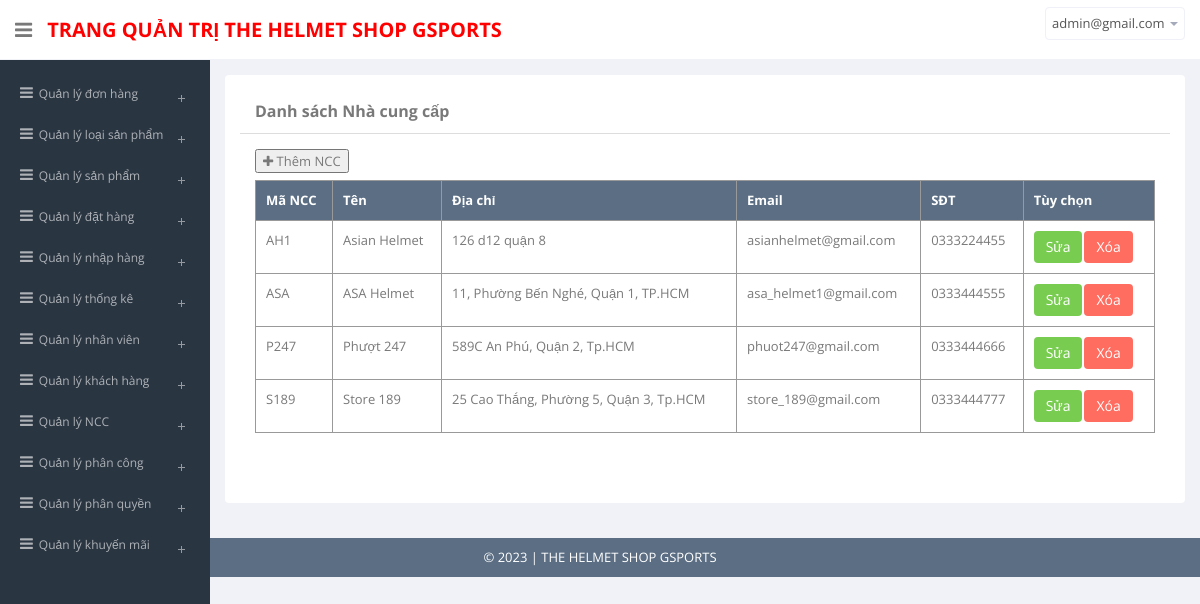
Screenshot of /admin/views/suppliers.php (signed in) with the database file from the repository.
### tables this page shows
CREATE TABLE `suppliers` (
  `supp_code` varchar(20) NOT NULL,
  `name` varchar(50) NOT NULL,
  `address` varchar(100) NOT NULL,
  `email` varchar(50) NOT NULL,
  `phone` varchar(10) NOT NULL,
  `status` int(1) NOT NULL COMMENT '1: chưa xóa, 0: xóa'
);

### admin/model/BaseModel.php (called while the page is built, shortened)
<?php
class BaseModel{
    public $db;
    function __construct(){
        try{
            $this->db = new PDO('mysql:host=127.0.0.1:3306;dbname=helmet_shop','root','');
            $this->db->exec('SET NAMES UTF8');
        } catch(PDOException $e){
            echo "Lỗi: ".$e->getMessage();
            die;
        }
    }
    function setStatement($sql,$value = []){
        $stmt = $this->db->prepare($sql);
        return $stmt;
    }
    function loadMoreRows($sql,$value=[]){
        $stmt = $this->setStatement($sql,$value);
        $check = $stmt->execute();
        return $stmt->fetchAll(PDO::FETCH_OBJ);
    }
}
?>

### admin/model/UserModel.php (called while the page is built, shortened)
<?php
	include_once('..\model\BaseModel.php');
	class UserModel extends BaseModel {
		function getSuppliers() {
			$sql="SELECT * FROM suppliers";
			return  $this->loadMoreRows($sql);
        }
	}
?>

### admin/views/suppliers.php (the view, shortened to what this page needs)
<?php
include_once('..\model\UserModel.php');
$model=new UserModel;
$suppliers=$model->getSuppliers();
?>
<head>
    <?php include_once('..\views\common.php'); ?>
</head>
<body>
    <section id="container">
	<?php include_once('header.php')?>
	<?php if(isset($_SESSION['login_email'])) include_once('menu.php'); ?>
	<section id="main-content">
	<section class="wrapper">
    <div class="panel panel-body">
        <section class="content">
            <div class="panel panel-default">
				<div class="panel-heading">
					<b>Danh sách Nhà cung cấp</b>
				</div>
				<div class="panel-body">
				<button id='btnAddSupplier'><i class="fa fa-plus"></i> Thêm NCC</button><br/>
				<?php
					echo "<table class='table table-bordered table-hover'>";
					echo "<thead>";
					echo "<tr>";
					echo "<th>Mã NCC</th>";
					echo "<th>Tên</th>";
					echo "<th>Địa chỉ</th>";
					echo "<th>Email</th>";
					echo "<th>SĐT</th>";
					echo "<th>Tùy chọn</th>";
					echo "</tr>";
					echo "</thead>";
					foreach ($suppliers as $s) {
						echo "<tr>";
						echo "<td>".$s->supp_code."</td>";
						echo "<td>".$s->name."</td>";
						echo "<td>".$s->address."</td>";
						echo "<td>".$s->email."</td>";
						echo "<td>".$s->phone."</td>";
						echo "<td><span class='optionButtons'>";
						echo "<button class='btn btn-success btnEdit' supp_code='$s->supp_code' name='$s->name' address='$s->address' email='$s->email' phone='$s->phone'>Sửa</button>";
						echo "<button supp_code='$s->supp_code' name='$s->name' class='btn btn-danger btnDelete'>Xóa</button>";
						echo "</span></td>";
						echo "</tr>";
					}
					echo "</table>";
				?>
				</div>
            </div>
        </section>
    </div>
</section>
</section>
<?php include_once('footer.php'); ?>
</section>
</body>
</html>

### admin/views/suppliers.php (style rules this page uses)
#btnAddSupplier { margin-bottom:7px; }

### rows the page displays
suppliers: supp_code "AH1", name "Asian Helmet", address "126 d12 quận 8", email "asianhelmet@gmail.com", phone "0333224455"
suppliers: supp_code "ASA", name "ASA Helmet", address "11, Phường Bến Nghé, Quận 1, TP.HCM", email "asa_helmet1@gmail.com", phone "0333444555"
suppliers: supp_code "P247", name "Phượt 247", address "589C An Phú, Quận 2, Tp.HCM", email "phuot247@gmail.com", phone "0333444666"
suppliers: supp_code "S189", name "Store 189", address "25 Cao Thắng, Phường 5, Quận 3, Tp.HCM", email "store_189@gmail.com", phone "0333444777"

### other values shown
SHOP_NAME "THE HELMET SHOP GSPORTS"
$_SESSION['login_email'] "admin@gmail.com"
$key "Quản lý đơn hàng"
$key "Quản lý loại sản phẩm"
$key "Quản lý sản phẩm"
$key "Quản lý đặt hàng"
$key "Quản lý nhập hàng"
$key "Quản lý thống kê"
$key "Quản lý nhân viên"
$key "Quản lý khách hàng"
$key "Quản lý NCC"
$key "Quản lý phân công"
$key "Quản lý phân quyền"
$key "Quản lý khuyến mãi"
